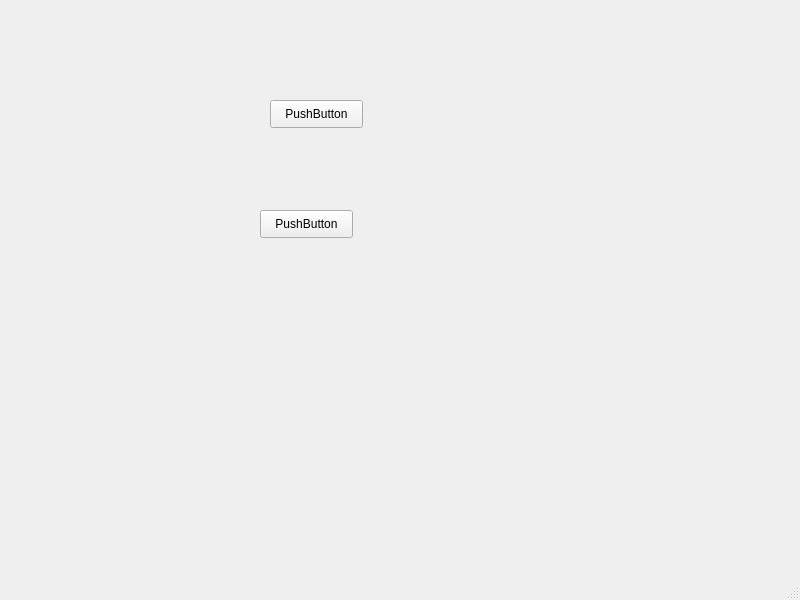
<?xml version="1.0" encoding="UTF-8"?>
<ui version="4.0">
 <class>menu</class>
 <widget class="QMainWindow" name="menu">
  <property name="geometry">
   <rect>
    <x>0</x>
    <y>0</y>
    <width>800</width>
    <height>600</height>
   </rect>
  </property>
  <property name="windowTitle">
   <string>MainWindow</string>
  </property>
  <widget class="QWidget" name="centralwidget">
   <widget class="QPushButton" name="pb_fr">
    <property name="geometry">
     <rect>
      <x>260</x>
      <y>210</y>
      <width>93</width>
      <height>28</height>
     </rect>
    </property>
    <property name="text">
     <string>PushButton</string>
    </property>
   </widget>
   <widget class="QPushButton" name="pb_fact">
    <property name="geometry">
     <rect>
      <x>270</x>
      <y>100</y>
      <width>93</width>
      <height>28</height>
     </rect>
    </property>
    <property name="text">
     <string>PushButton</string>
    </property>
   </widget>
  </widget>
  <widget class="QMenuBar" name="menubar">
   <property name="geometry">
    <rect>
     <x>0</x>
     <y>0</y>
     <width>800</width>
     <height>26</height>
    </rect>
   </property>
  </widget>
  <widget class="QStatusBar" name="statusbar"/>
 </widget>
 <resources/>
 <connections/>
</ui>
